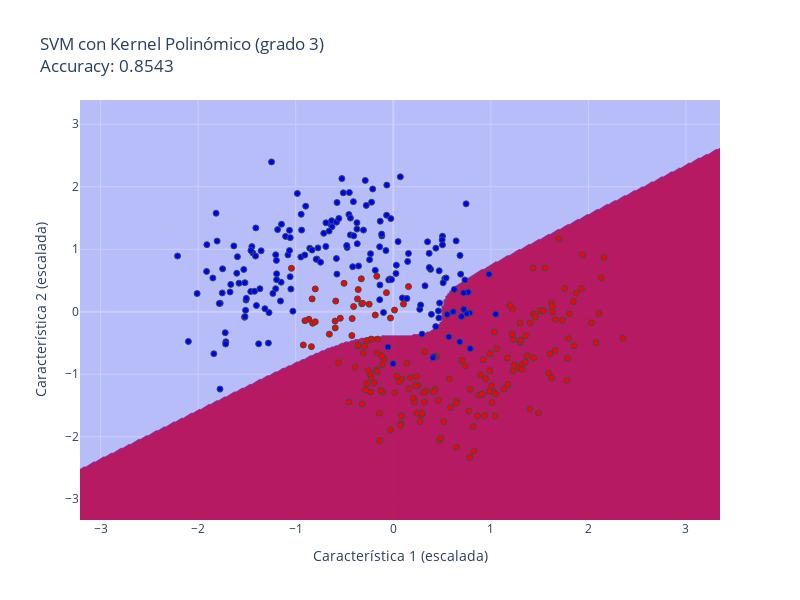

The code cell stored with this chart in its notebook:
### Markdown cell above
### 3.3. SVM con Kernel Polinómico

### Code cell
svm_poly = SVC(kernel='poly', degree=3, random_state=42)
svm_poly.fit(X_train, y_train)
fig = plot_decision_boundary(svm_poly, X_train, y_train, 'SVM con Kernel Polinómico (grado 3)')
fig.show()

### Figure 1 — Plotly figure (JSON) as saved in the notebook; plotly's stock layout.template omitted (floating-point values rounded to 4 significant figures; data arrays with more than 128 entries replaced by an {"elided": "..."} marker saying what was removed)
{"data": [{"colorscale": [[0, "rgba(0,0,255,0.2)"], [1, "rgba(255,0,0,0.2)"]], "line": {"width": 0}, "showscale": false, "type": "contour", "x": {"elided": "329 float values"}, "y": {"elided": "337 float values"}, "z": {"elided": "337x329 int values"}}, {"marker": {"color": {"elided": "350 int values"}, "colorscale": [[0, "blue"], [1, "red"]], "line": {"color": "DarkSlateGrey", "width": 1}}, "mode": "markers", "showlegend": false, "type": "scatter", "x": {"elided": "350 float values"}, "y": {"elided": "350 float values"}}], "layout": {"height": 600, "title": {"text": "SVM con Kernel Polinómico (grado 3)<br>Accuracy: 0.8543"}, "width": 800, "xaxis": {"title": {"text": "Característica 1 (escalada)"}}, "yaxis": {"title": {"text": "Característica 2 (escalada)"}}}}
